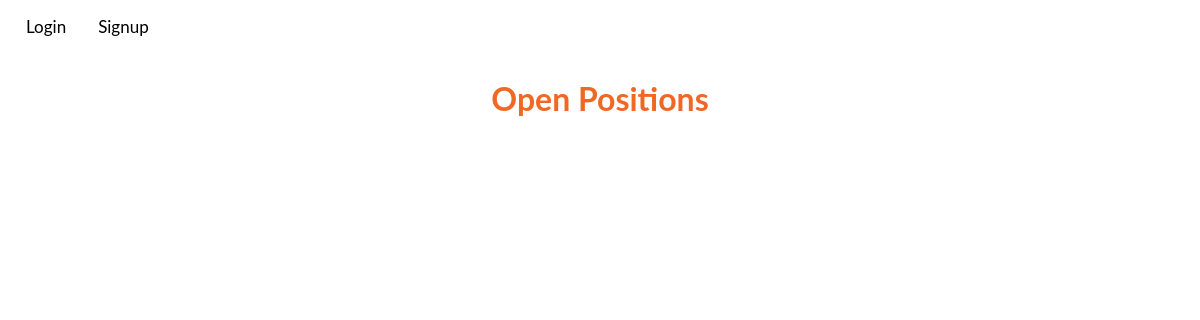
/applicants/jobs/all, run on an earlier commit of the app's database.
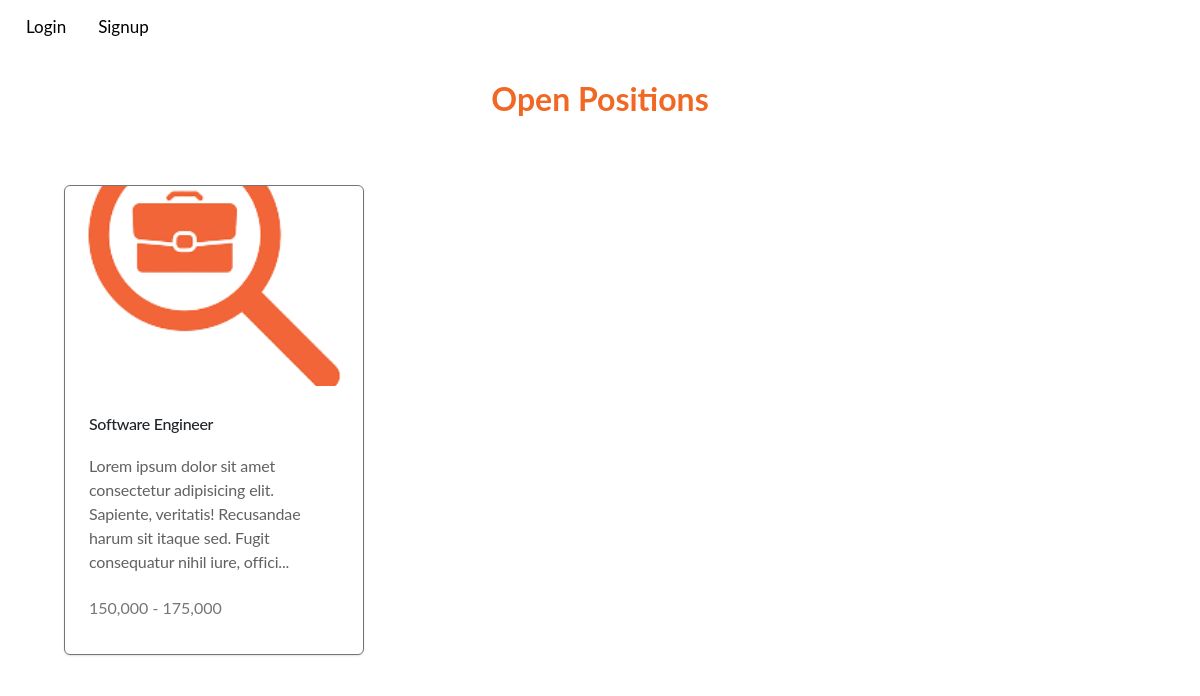
And on a later commit of the database.
### apps/applicants/models/job.py (models this page shows, shortened)
class Job(models.Model):
    title = models.CharField(
        verbose_name="Job Title",
        max_length=128,
        db_index=False,
    )
    overview = RichTextField(
        verbose_name="Job Description",
    )
    responsibilities = RichTextField(
        verbose_name="Job Responsibilities",
    )
    qualifications = RichTextField(
        verbose_name="Job Qualifications",
    )
    _25 = '25,000 - 50,000'
    _50 = '50,000 - 75,000'
    _75 = '75,000 - 100,000'
    _100 = '100,000 - 125,000'
    _125 = '125,000 - 150,000'
    _150 = '150,000 - 175,000'
    _175 = '175,000 - 200,000'
    _200 = '200,000 - 225,000'
    _225 = '225,000 - 250,000'
    _250 = '250,000 - 275,000'
    _275 = '275,000 - 300,000'
    _300 = '300,000 - 325,000'
    SALARY_RANGE_CHOICES = [
        (_25, '25,000 - 50,000'),
        (_50, '50,000 - 75,000'),
        (_75, '75,000 - 100,000'),
        (_100, '100,000 - 125,000'),
        (_125, '125,000 - 150,000'),
        (_150, '150,000 - 175,000'),
        (_175, '175,000 - 200,000'),
        (_200, '200,000 - 225,000'),
        (_225, '225,000 - 250,000'),
        (_250, '250,000 - 275,000'),
        (_275, '275,000 - 300,000'),
        (_300, '300,000 - 325,000')
    ]
    salary_Range = models.CharField(
        verbose_name="Salary Range",
        max_length=20,
        db_index=False,
        choices=SALARY_RANGE_CHOICES,
    )
    REMOTE = 'R'
    IN_OFFICE = 'O'
    HYBRID = 'H'
    WORK_SITE_CHOICES = [
        (REMOTE, 'Remote'),
        (IN_OFFICE, 'In Office'),
        (HYBRID, 'Hybrid'),
    ]
    work_Site = models.CharField(
        verbose_name="Work Site",
        max_length=1,
        choices=WORK_SITE_CHOICES,
        db_index=False,
    )
    FULL_TIME = 'F'
    PART_TIME = 'P'
    INTERNSHIP = 'I'
    CONTRACT = 'C'
    WORK_TYPE_CHOICES = [
        (FULL_TIME, 'Full Time'),
        (PART_TIME, 'Part Time'),
        (INTERNSHIP, 'Internship'),
        (CONTRACT, 'Contract'),
    ]
    work_Type = models.CharField(
        verbose_name="Work Type",
        max_length=1,
        choices=WORK_TYPE_CHOICES,
        db_index=False,
    )
    STATUS_CHOICES = [
        (True, 'Open'),
        (False, 'Closed'),
    ]
    open = models.BooleanField(
        verbose_name="Job Status",
        db_index=False,
        choices=STATUS_CHOICES,
        default=True,
    )
    created_By = models.ForeignKey(
        to=Recruiter,
        on_delete=models.CASCADE,
        db_index=True,
        related_name="jobs_created"
    )

### apps/applicants/views.py (the view)
# urls.py: path('jobs/all', views.all_jobs_view, name='all_jobs'),
def all_jobs_view(request):
    return render(request, 'applicants/all_jobs.html',{
        'jobs': a_models.Job.objects.all()
    })

### templates/applicants/all_jobs.html
{% extends "applicants/layout.html" %}
{% load static %}
{% load widget_tweaks %}
{% block head %}
    <link href="{% static 'applicants/css/job_card.css' %}" rel="stylesheet">
{% endblock %}
{% block main %}
    <h2 class="text-center">Open Positions</h2>
    <div class="container">
		<div class="row">
			{% for job in jobs %}
				<div class="col-md-4">
					<a href="{% url 'applicants:job' job.id %}">
						<div class="card-parent">
							<div class="card" id="cardContainer">
							  <img class="card-child" alt="" src="{% static 'recruiters/career-search.png' %}" />
							  <div class="card-text-container">
							  <div class="card-title-parent">
								  <div class="card-title">
								  {{ job.title }}
								  </div>
								  <div class="card-description">
								  {{ job.overview| safe | slice:":150"}}...
								  </div>
							  </div>
							  <div class="card-price-tag">
								  {{ job.salary_Range }}
							  </div>
							  </div>
							</div>
						</div>
					</a>
				</div>
		  {% endfor %}
		</div>
    </div>
{% endblock %}

### templates/applicants/layout.html (shortened to what this page needs)
{% load static %}
{% load widget_tweaks %}
<!DOCTYPE html>
<html lang="en">
<head>
    <link rel="stylesheet" href="https://cdn.jsdelivr.net/npm/bootstrap@5.3.0/dist/css/bootstrap.rtl.min.css">
    <link href="{% static 'applicants/css/global.css' %}" rel="stylesheet">
    {% block head %} {% endblock %}
</head>
<body>
    <div class="main">
        <div class="topnav">
            {% if request.user.is_authenticated %}
            {% else %}
                <a href="{% url 'applicants:login' %}">Login</a>
                <a href="{% url 'applicants:signup' %}">Signup</a>
            {% endif %}
        </div>
        <div class="container" style="background-color: white; " id="content">
            {% block main %} {% endblock %}
        </div>
    </div>
</body>
</html>

### static/applicants/css/global.css (style rules this page uses)
:root { --primary-color-light: #FF8C00; --primary-color-dark: #f16825; --text-s-regular: 400 12px/16px var(--font-poppins); --font-poppins: Poppins; --font-inter: Inter; --font-size-base: 16px; --font-size-sm: 14px; --font-size-xs: 12px; --font-size-lg: 20px; --font-size-xl: 24px; --neutral-10: #fff; --neutral-70: #757575; --neutral-100: #0a0a0a; --neutral-80: #616161; --primary-color: #f16825; --fadetext: #757575; --t1: rgba(0, 0, 0, 0.2); --t2: #fff; --color-gray-100: rgba(255, 255, 255, 0.5); --gap-base: 16px; --gap-5xs: 8px; --gap-12xl: 31px; --padding-5xl: 24px; --padding-xl: 20px; --br-6xl: 24px; --br-7xs: 6px; --br-base: 16px; --br-sm: 14px; --shadow-1: 0px 1px 2px rgba(0, 0, 0, 0.12); --btn-width: 100%; }
body { font-family: "Lato", sans-serif; background-color: white; font-size: var(--font-size-base); }
h1, h2 { font-family: "Lato", sans-serif; font-weight: 700; color: var(--primary-color); }
h2, h3 { margin-top: 10px; margin-bottom: 30px; }
.main { font-size: var(--text-l-regular-size); padding: 10px; }
.topnav { z-index: 1; overflow: hidden; position: fixed; width: 100%; top: 0; padding-right:5%; background-color: white; height: 50px; }
.topnav a { float: left; color: black; text-align: center; padding: 14px 16px; text-decoration: none; font-size: 17px; }
#content { margin-top: 70px; }

### static/applicants/css/job_card.css (style rules this page uses)
.card-child { align-self: stretch; position: relative; border-radius: var(--br-7xs) var(--br-7xs) 0 0; max-width: 100%; overflow: hidden; height: 200px; flex-shrink: 0; object-fit: cover; }
.card-title { align-self: stretch; position: relative; letter-spacing: -0.02em; line-height: 28px; font-weight: 500; }
.card-description { align-self: stretch; position: relative; font-size: var(--text-l-regular-size); letter-spacing: -0.01em; line-height: 24px; color: var(--neutral-80); }
.card-title-parent { align-self: stretch; display: flex; flex-direction: column; align-items: flex-start; justify-content: flex-start; gap: var(--gap-5xs); }
.card-price-tag { align-self: stretch; position: relative; font-size: var(--text-s-regular-size); line-height: 16px; color: var(--neutral-70); padding: 10px 0 0 0; text-align: left; }
.card-text-container { align-self: stretch; background-color: var(--neutral-10); padding: var(--padding-5xl); gap: var(--gap-base); }
.card { position: absolute; height: 470px; width: 300px; top: 5.4%; bottom: 54.55%; box-shadow: var(--shadow-1); border: 1px solid var(--neutral-70); box-sizing: border-box; }
.card { cursor: pointer; text-align: left; }
.card-parent { position: relative; font-size: var(--heading-s-size); color: var(--neutral-100); font-family: var(--text-s-regular); width: 150px; height: 500px; margin: 10px; }

What changed in the data, as far as the page shows it:
added Job: title "Software Engineer", overview "Lorem ipsum dolor sit amet consectetur adipisicing elit. Sapiente, veritatis! Recusandae harum sit itaque sed. Fugit consequatur nihil iure, offici", salary_Range "150,000 - 175,000"
